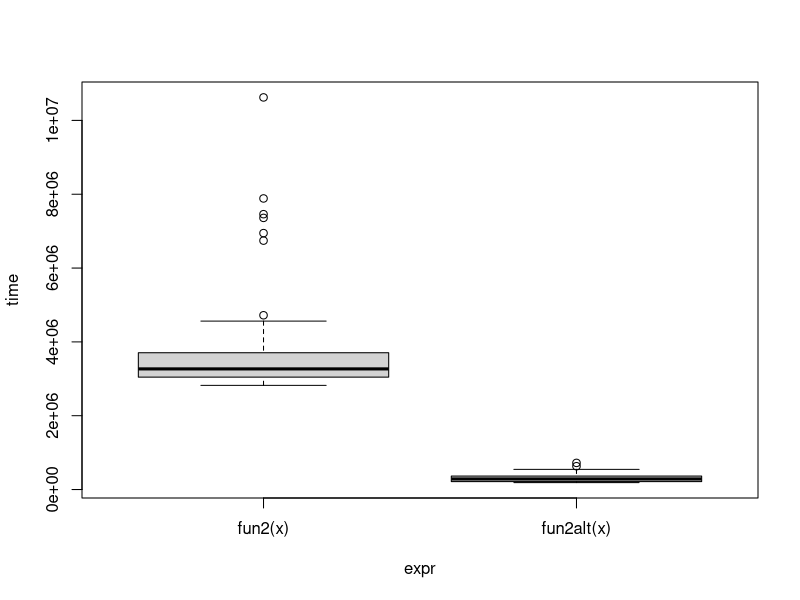

Generate this figure with R:
## ---- chunk 1
knitr::opts_chunk$set(echo = TRUE)
## ---- chunk 2
fun1 <- function(n = 100, k = 4, lambda = 4) {
  x <- NULL
  for (i in 1:n)
    x <- rbind(x, rpois(k, lambda))
  return(x)
}

fun1alt <- function(n = 100, k = 4, lambda = 4) {
  # YOUR CODE HERE
}

fun1(5,10)
ans<-fun1(5000,10)

fun1alt <- function(n = 100, k = 4, lambda = 4) {
  matrix(rpois(n * k, lambda = lambda), ncol = k)
}


# Benchmarking
microbenchmark::microbenchmark(
  fun1(),
  fun1alt()
)
## ---- chunk 3
# Data Generating Process (10 x 10,000 matrix)
set.seed(1234)
x <- matrix(rnorm(1e4), nrow=10)
# Find each column's max value
fun2 <- function(x) {
  apply(x, 2, max) # actually a for loop
}
fun2alt <- function(x) {
  # position of the max value per row of x.
  idx<-max.col(t(x))
  # Do something to get the actual max value
  # x[cbind(1,15)]~x[1,15]
  # want to access x[1,16], x[4,1]
  # x[rbind(c(1,16),c(4,1))]
  x[cbind(idx, 1:ncol(x))]
}

# Benchmarking
ans_benchmark <- microbenchmark::microbenchmark(
  fun2(x),
  fun2alt(x), unit = "relative"
)
plot(ans_benchmark)
